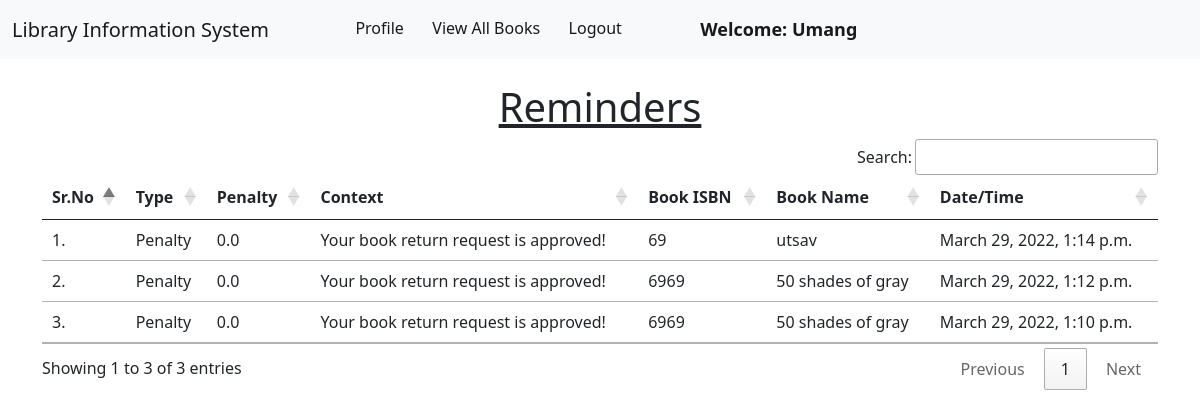
Page /member/view_reminders/ (signed in) on the committed database.
### member/models.py (models this page shows)
class Reminder(models.Model):
    rem_id = models.CharField(max_length = 10)
    message = models.CharField(max_length = 200)
    penalty = models.FloatField(default = 0.0)
    book  = models.ForeignKey(Book, on_delete = models.CASCADE)
    member = models.ForeignKey(Member, on_delete = models.CASCADE)
    rem_datetime = models.DateTimeField(null = True)

### book/models.py (models this page shows, shortened)
class Book(models.Model):
    title = models.CharField(max_length=200)
    author = models.CharField(max_length=200)
    isbn = models.CharField(max_length= 15)
    rack_number = models.CharField(max_length= 10)
    issue_date = models.DateField(null= True)
    date_added = models.DateField(null=True)
    return_requested = models.BooleanField(default=False)
    issue_member = models.ForeignKey("member.Member", on_delete = models.SET_NULL, null = True)

### member/views.py (the view)
# urls.py: path("view_reminders/", views.view_reminders, name="view_reminders"),
def view_reminders(request):
    reminders = request.user.member.reminder_set.all()
    reminders = reminders.order_by("-rem_datetime")
    return render(request, "member/view_reminders.html", {'reminders': reminders})

### member/templates/member/view_reminders.html (shortened to what this page needs)
{% extends 'member/member_navbar.html' %}
{% load static %}
{% block body %}
<div class="container mt-4">
    <h1 class="text-center"><u>Reminders</u></h1>
    {% if reminders|length == 0 %}
        <h3 class="text-center">No current reminders!</h3>
    {% else %}
    <table class="table table-hover" id="example">
        <thead>
            <tr>
                <th>Sr.No</th>
                <th>Type</th>
                <th>Penalty</th>
                <th>Context</th>
                <th>Book ISBN</th>
                <th>Book Name</th>
                <th>Date/Time</th>
            </tr>
        </thead>
        <tbody>
            {% for reminder in reminders %}
            <tr>
                <td>{{forloop.counter}}.</td>
                <td>{{reminder.rem_id}}</td>
                <td>{{reminder.penalty}}</td>
                <td>{{reminder.message}}</td>
                <td>{{reminder.book.isbn}}</td>
                <td>{{reminder.book.title}}</td>
                <td>{{reminder.rem_datetime}}</td>
            </tr>
            {% endfor %}
        </tbody>
    </table>
    {% endif %}
    </div>
{% endblock %}

### member/templates/member/member_navbar.html (shortened to what this page needs)
<!doctype html>
<html lang="en">
  <head>
    <link href="https://cdn.jsdelivr.net/npm/bootstrap@5.1.0/dist/css/bootstrap.min.css" rel="stylesheet">
    <link rel="stylesheet" href="https://cdn.datatables.net/1.10.25/css/jquery.dataTables.min.css">
    <link rel="stylesheet" href="https://cdn.datatables.net/buttons/1.7.1/css/buttons.dataTables.min.css">
  </head>
  <body>
    <nav class="navbar navbar-expand-lg navbar-light bg-light sticky-top">
        <div class="container-fluid">
          <a class="navbar-brand" href="#">Library Information System</a>
          <div class="collapse navbar-collapse" id="navbarSupportedContent">
            <ul class="navbar-nav me-auto mb-2 mb-lg-0">
              <li class="nav-item">
                <a class="nav-link active" aria-current="page" href="/member/profile/">Profile</a>
              </li>
              <li class="nav-item">
                <a class="nav-link active" aria-current="page" href="/member/view_books/">View All Books</a>
              </li>
              <li class="nav-item">
                <a class="nav-link active" aria-current="page" href="/member/logout/">Logout</a>
              </li>
              <li class="nav-item">
                <a style="font-weight:600; font-family:'Segoe UI', Tahoma, Geneva, Verdana, sans-serif; font-size: large;" class="nav-link active" href="#">Welcome: {{request.user.first_name}}</a>
              </li>
            </ul>
          </div>
        </div>
      </nav>
      {% block body %}
      {% endblock %}
  </body>
</html>

### rows in the picture
Reminder: rem_id "Penalty", penalty "0.0", message "Your book return request is approved!", book.isbn "69", book "utsav", rem_datetime "March 29, 2022, 1:14 p.m."
Reminder: rem_id "Penalty", penalty "0.0", message "Your book return request is approved!", book.isbn "6969", book "50 shades of gray", rem_datetime "March 29, 2022, 1:12 p.m."
Reminder: rem_id "Penalty", penalty "0.0", message "Your book return request is approved!", book.isbn "6969", book "50 shades of gray", rem_datetime "March 29, 2022, 1:10 p.m."

### other values in the picture
{{ request.user.first_name }} "Umang"
